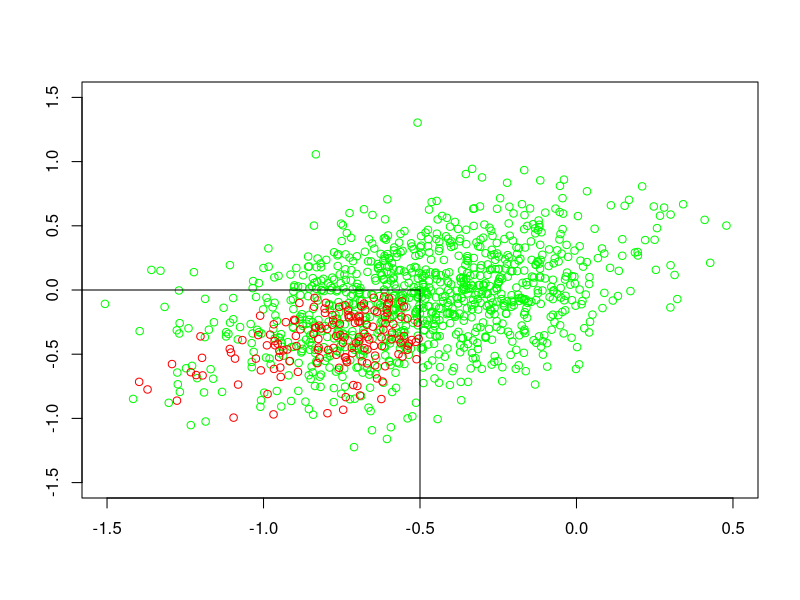
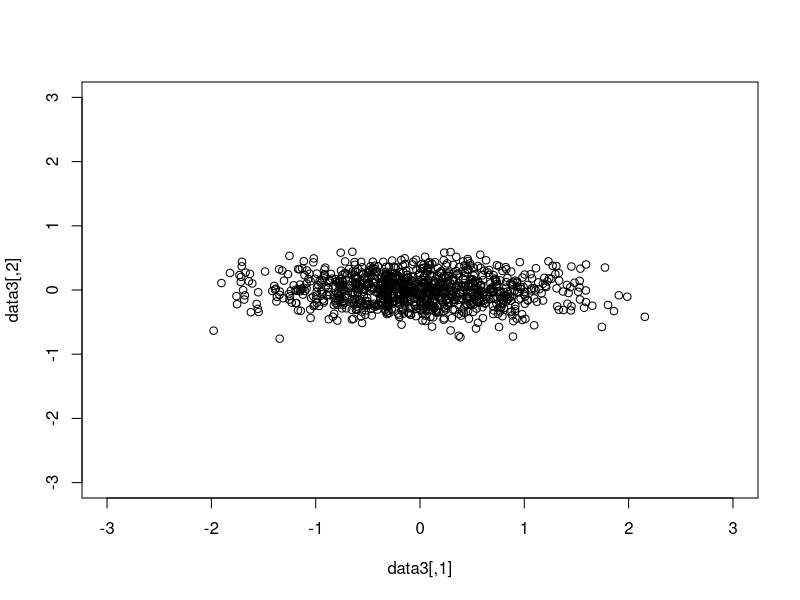

R code for these plots, in order: (Note: this script raises an error after producing the figures.)
## ---- chunk 1
knitr::opts_chunk$set(echo = TRUE)
## ---- chunk 2
#TRYING METHOD FROM Trunc2 IN ONE DIMENSION
transformer<-function(x,a,b,mu,sig){
  return(qnorm(pnorm(x,mu,sig)*(pnorm(b,mu,sig)-pnorm(a,mu,sig))+pnorm(a,mu,sig),mu,sig))
}
## ---- chunk 3
#TRYING GIBBS SAMPLER IN TWO DIMENSIONS
library(MASS)
set.seed(123)

# Number of datapoints
N<-1000

# True parameters
mu<-c(-0.5,-0.1)
Sigma<-matrix(c(0.1,0.05,0.05,0.15),nrow=2)

#Generating the full dataset
data<-matrix(data=NA,ncol=2,nrow=N)
for (i in (1:N)){
  data[i,]<-mvrnorm(1,mu,Sigma)
}

###GIBBS SAMPLER

#Create an empty matrix
gibbs_datas<-matrix(data=NA,nrow=150,ncol=2)
#Set initial value
gibbs_datas[1,]<-c(-.6,-.1)
for (i in 1:(150-1)){
  #Sample X1(t+1) from F(.|X2(t))
  mu.1<-mu[1]+(Sigma[1,2]/Sigma[2,2])*(gibbs_datas[i,2]-mu[2])
  sig.1<-sqrt(Sigma[1,1]-((Sigma[1,2]^2)/Sigma[2,2]))
  x1<-rnorm(1,mu.1,sig.1)
  x1<-transformer(x1,-2,-.5,mu.1,sig.1)
  #Sample X2(t+1) from F(.|X1(t+1))
  mu.2<-mu[2]+(Sigma[1,2]/Sigma[1,1])*(x1-mu[1])
  sig.2<-sqrt(Sigma[2,2]-((Sigma[1,2]^2)/Sigma[1,1]))
  x2<-rnorm(1,mu.2,sig.1)
  x2<-transformer(x2,-2,0,mu.2,sig.2)
  gibbs_datas[i+1,]<-c(x1,x2)
}


plot(data,col='green',xlab='',ylab='',xlim=c(-1.5,0.5),ylim=c(-1.5,1.5))
points(gibbs_datas,col='red')
segments(-.5,0,-.5,-100)
segments(-100,0,-.5,0)
## ---- chunk 4
# Creating more basic mvnorm distribution with a 'sliding window' of truncation
set.seed(123)
N<-1000
data3<-matrix(data=NA,ncol=2,nrow=N)
for (i in (1:N)){
  data3[i,]<-mvrnorm(1,c(0,0),Sigma=matrix(data=c(0.5,0,0,0.05),nrow=2))
}
x1<- -3
plot(data3,xlim=c(-3,3),ylim=c(-3,3))
squares(ll=c(x1,-1),width = 1.5,col=NA)
## ---- chunk 5
# Defining sigma for this data
Sigma=matrix(data=c(0.5,0,0,0.05),nrow=2)

# Function for detecting whether a obs. is in the window
isinA<-function(x,x1){
  if (x[1]> x1){
    if (x[1]< x1+1.5){
      if (x[2]> -1){
        if (x[2]< 0.5)
          return(TRUE)
      }
    }
  }
  
return(FALSE)
}

# Quadratic function
quadratic<-function(x){
  return(as.numeric(0.5*t(x)%*%solve(Sigma)%*%x))
}
## ---- chunk 6
### Running RSM vs Normal method for less and less truncated data

# Table of outputs
acc_probs<-matrix(NA,nrow=6,ncol=3)
# Leftmost point of the sliding window
square_vals <- c(-3.0, -2.7, -2.4, -2.1, -1.8, -1.5)

for (j in 1:6){
  
  x1 <- square_vals[j]
  
  # Optimise for RSM method
  val<-optim(par=c(1,1),fn=quadratic, method = "L-BFGS-B",lower=c(x1,-1),upper=c(x1+1.5,.5))
  mu.opt<-val$par
  
  # Seeing what percentage of data is contained
  z=matrix(NA,nrow=1000,ncol=2)
  for (i in (1:1000)){
    if (isinA(data3[i,],x1)){
      z[i,]<-data3[i,]
      }
  }
  
  # Seeing how many points RSM accepts
  x=matrix(NA,nrow=10000,ncol=2)
  for (i in (1:10000)){
    value<-mvrnorm(1,mu.opt,Sigma)
    if (isinA(value,x1)){
      U<-runif(1)
      num<-exp(t(mu.opt)%*%solve(Sigma)%*%mu.opt-t(value)%*%solve(Sigma)%*%mu.opt)
      if (U<num){
        x[i,]<-value
      }
    }
  }
  
  # Seeing how many points the regular method accepts
  y=matrix(NA,nrow=10000,ncol=2)
  for (i in (1:10000)){
    value<-mvrnorm(1,c(0,0),Sigma)
    if (isinA(value,x1)){
        y[i,]<-value
      }
    }

  x<-drop_na(as.data.frame(x))
  y<-drop_na(as.data.frame(y))
  z<-drop_na(as.data.frame(z))
  
  acc_probs[j,1]<-dim(x)[1]/10000
  acc_probs[j,2]<-dim(y)[1]/10000
  acc_probs[j,3]<-dim(z)[1]/1000
}
## ---- chunk 7
# Plot of sliding window
plot(data3,xlim=c(-3,3),ylim=c(-3,3),xlab='',ylab='')
squares(ll=c(-1.5,-1),width = 1.5,col=NA)
segments(-3,-1,-1.5,-1,lty=2)
segments(-3,0.5,-1.5,0.5,lty=2)
segments(-3,-1,-3,0.5,lty=2)
## ---- chunk 8
# Table of results to use for paper
as.table(acc_probs)
